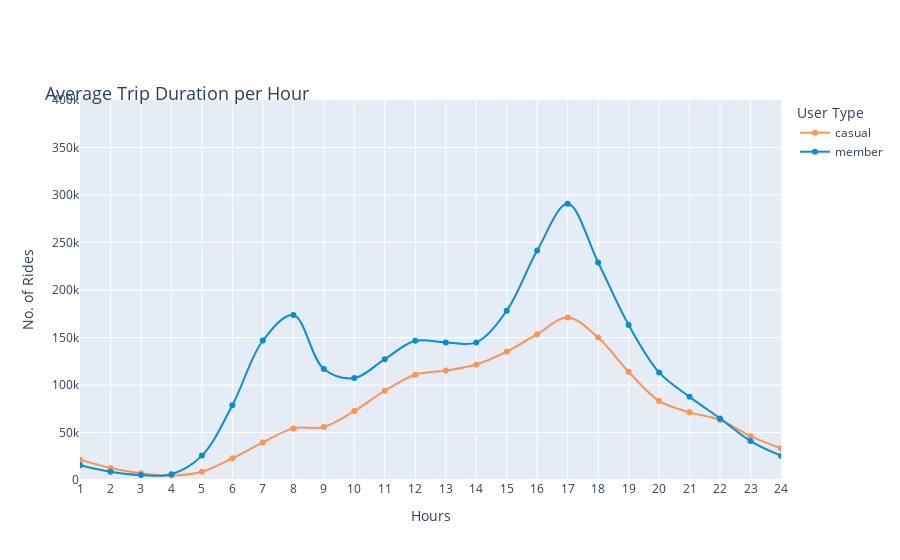

The notebook cell saved with this chart:
### Code cell
df_pv9 = cyc_data_combined.groupby(['hour', 'member_casual'], as_index=False).count()
fig_5 = px.line(df_pv9, x = 'hour', y = 'ride_id', range_x = [1,24], range_y = [0,400000],
                 color = 'member_casual',
                 line_shape = 'spline',
                 markers=True,
                 labels = {'ride_id': 'No. of Rides', 'hour': 'Hours', 'member_casual': 'User Type'},
                 hover_name = 'member_casual', hover_data = {'member_casual': False, 'month': False, 'ride_id': True},
                 color_discrete_map = {'casual': '#FF934F', 'member': '#058ED9'},
                 title="Average Trip Duration per Hour")
fig_5.update_xaxes(dtick=1)
fig_5.update_layout(
    title=dict(font=dict(size=18), automargin=True, yref='paper')
)

### Figure 1 — Plotly figure (JSON) as saved in the notebook; plotly's stock layout.template omitted (floating-point values rounded to 4 significant figures)
{"data": [{"customdata": [["casual", 21230], ["casual", 12684], ["casual", 7028], ["casual", 4651], ["casual", 8633], ["casual", 22909], ["casual", 39515], ["casual", 54332], ["casual", 55873], ["casual", 72632], ["casual", 93956], ["casual", 110755], ["casual", 115171], ["casual", 121622], ["casual", 135107], ["casual", 153464], ["casual", 171034], ["casual", 149882], ["casual", 114013], ["casual", 83234], ["casual", 71218], ["casual", 63264], ["casual", 46154], ["casual", 33317]], "hovertemplate": "<b>%{hovertext}</b><br><br>Hours=%{x}<br>No. of Rides=%{y}<extra></extra>", "hovertext": ["casual", "casual", "casual", "casual", "casual", "casual", "casual", "casual", "casual", "casual", "casual", "casual", "casual", "casual", "casual", "casual", "casual", "casual", "casual", "casual", "casual", "casual", "casual", "casual"], "legendgroup": "casual", "line": {"color": "#FF934F", "dash": "solid", "shape": "spline"}, "marker": {"symbol": "circle"}, "mode": "lines+markers", "name": "casual", "orientation": "v", "showlegend": true, "type": "scatter", "x": [1, 2, 3, 4, 5, 6, 7, 8, 9, 10, 11, 12, 13, 14, 15, 16, 17, 18, 19, 20, 21, 22, 23, 24], "xaxis": "x", "y": [21230, 12684, 7028, 4651, 8633, 22909, 39515, 54332, 55873, 72632, 93956, 110755, 115171, 121622, 135107, 153464, 171034, 149882, 114013, 83234, 71218, 63264, 46154, 33317], "yaxis": "y"}, {"customdata": [["member", 15671], ["member", 8714], ["member", 5240], ["member", 6064], ["member", 25663], ["member", 78731], ["member", 146839], ["member", 173623], ["member", 116811], ["member", 107315], ["member", 127215], ["member", 146500], ["member", 144850], ["member", 144788], ["member", 178182], ["member", 241499], ["member", 290699], ["member", 229009], ["member", 163251], ["member", 113258], ["member", 87511], ["member", 64848], ["member", 40984], ["member", 25639]], "hovertemplate": "<b>%{hovertext}</b><br><br>Hours=%{x}<br>No. of Rides=%{y}<extra></extra>", "hovertext": ["member", "member", "member", "member", "member", "member", "member", "member", "member", "member", "member", "member", "member", "member", "member", "member", "member", "member", "member", "member", "member", "member", "member", "member"], "legendgroup": "member", "line": {"color": "#058ED9", "dash": "solid", "shape": "spline"}, "marker": {"symbol": "circle"}, "mode": "lines+markers", "name": "member", "orientation": "v", "showlegend": true, "type": "scatter", "x": [1, 2, 3, 4, 5, 6, 7, 8, 9, 10, 11, 12, 13, 14, 15, 16, 17, 18, 19, 20, 21, 22, 23, 24], "xaxis": "x", "y": [15671, 8714, 5240, 6064, 25663, 78731, 146839, 173623, 116811, 107315, 127215, 146500, 144850, 144788, 178182, 241499, 290699, 229009, 163251, 113258, 87511, 64848, 40984, 25639], "yaxis": "y"}], "layout": {"legend": {"title": {"text": "User Type"}, "tracegroupgap": 0}, "title": {"automargin": true, "font": {"size": 18}, "text": "Average Trip Duration per Hour", "yref": "paper"}, "xaxis": {"anchor": "y", "domain": [0.0, 1.0], "dtick": 1, "range": [1, 24], "title": {"text": "Hours"}}, "yaxis": {"anchor": "x", "domain": [0.0, 1.0], "range": [0, 400000], "title": {"text": "No. of Rides"}}}}
